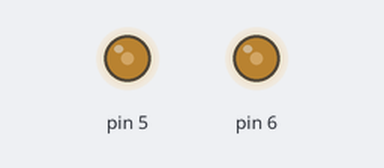
Bench run of a sketch on a simulated Arduino Uno, built with avr-gcc and run on an emulated ATmega328P. Shown: output pins drawn as LEDs (lit = HIGH).

Above: at 0.1 s.
Timing chart, 0 to 1.6 s (numbered marks = the images above):
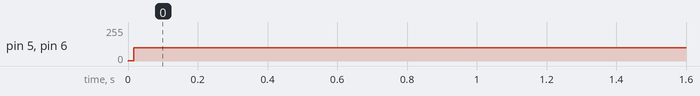

The sketch:

sketch_jan22b.ino
```cpp
void setup() {
  // put your setup code here, to run once:
TCCR0B = TCCR0B & B11111000 | B00000101; // for PWM frequency of 61.04 Hz
pinMode(6, OUTPUT);
pinMode(5, OUTPUT);
analogWrite(6, 100);
analogWrite(5, 100);
}

void loop() {
  // put your main code here, to run repeatedly:

}
```

Measured:
- by itself, pin 5, pin 6: 1/255 → 101/255 at 0.02 s
